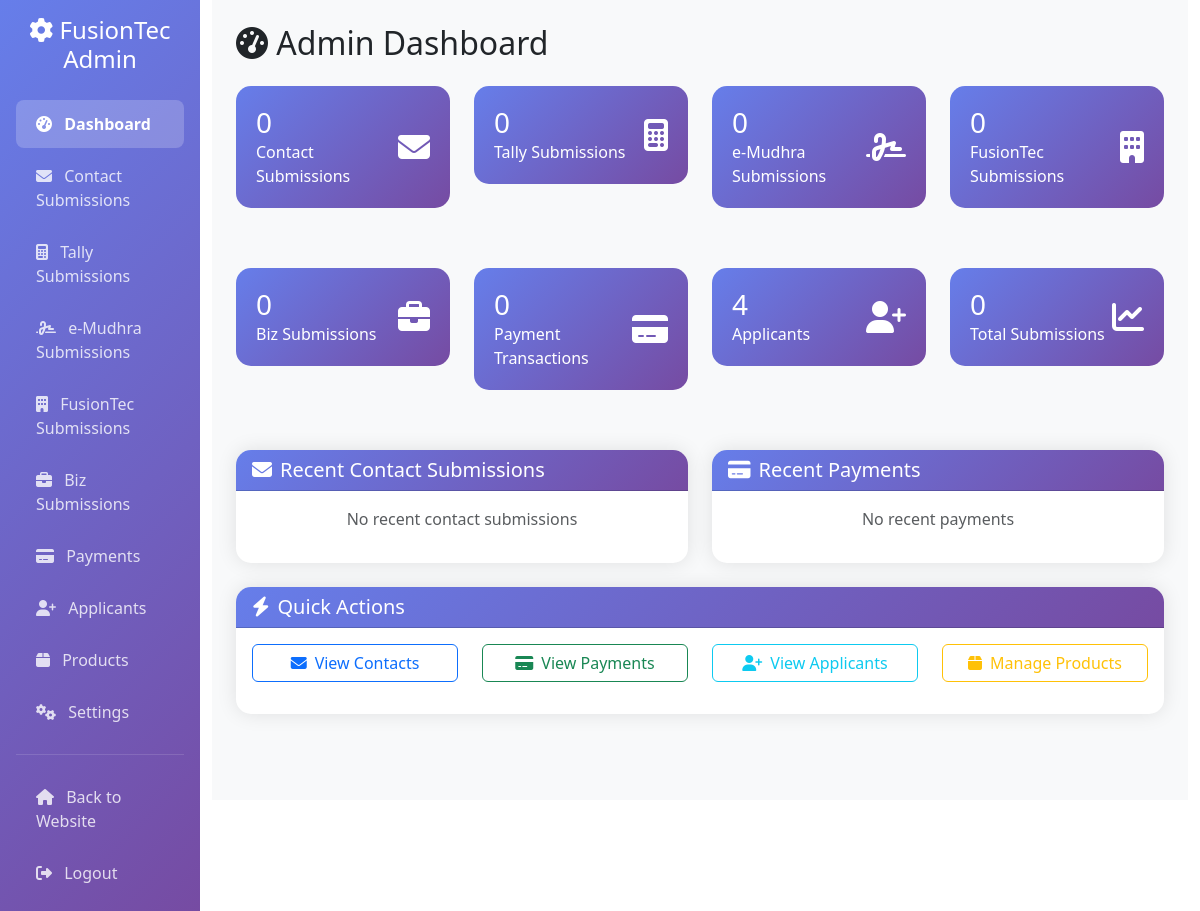
Before: /admin-dashboard/ (signed in) with the older database file.
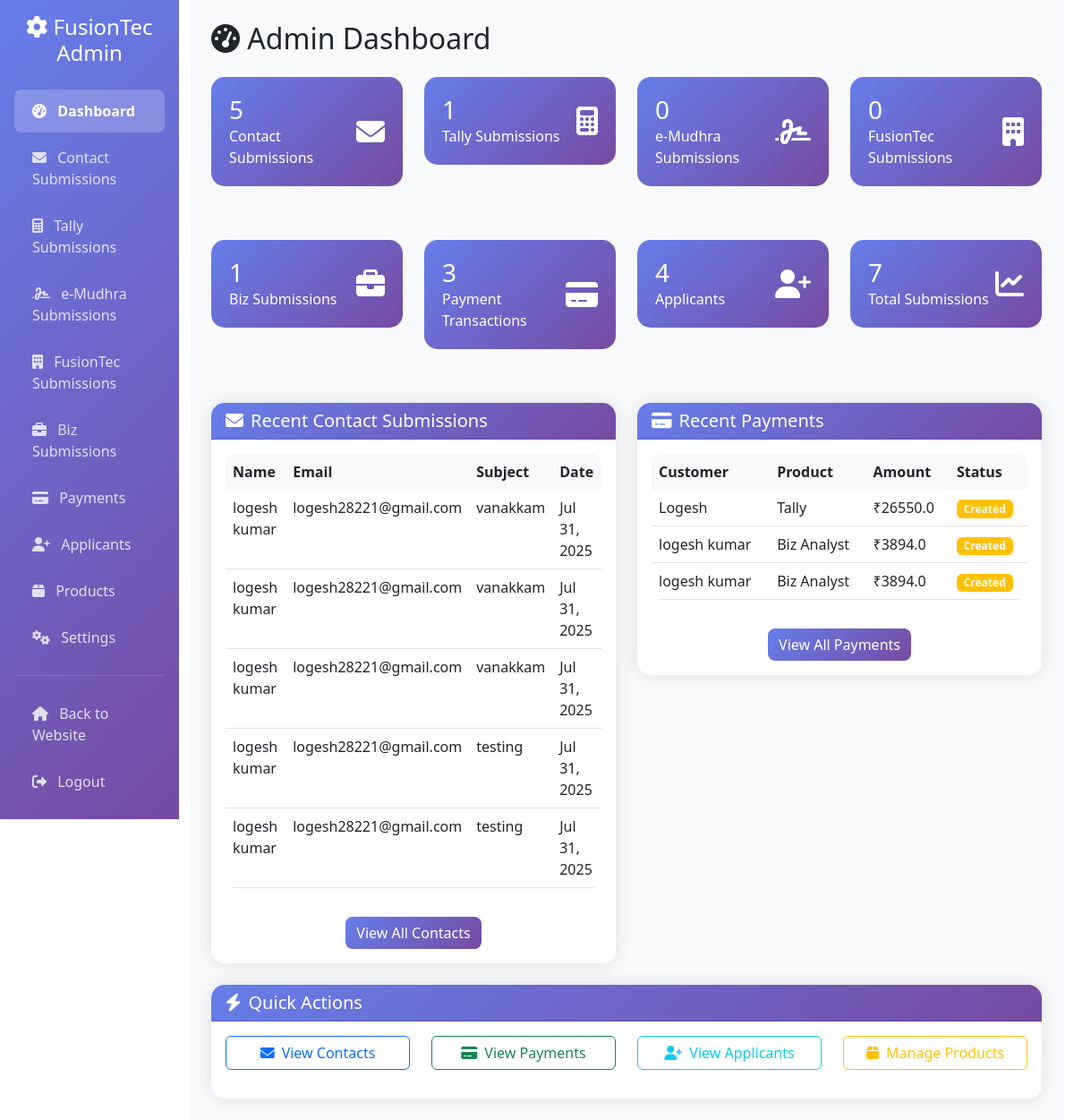
After: the same page with the newer database file.
### products/models.py (models this page shows, shortened)
class ContactSubmission(models.Model):
    name = models.CharField(max_length=100)
    email = models.EmailField()
    phone = models.CharField(max_length=15)
    subject = models.CharField(max_length=150)
    message = models.TextField()
    submitted_at = models.DateTimeField(auto_now_add=True)

class RazorpayTransactionForm(models.Model):
    customer_name = models.CharField(max_length=100)
    amount = models.FloatField()
    product_name = models.CharField(max_length=100)
    razorpay_payment_id = models.CharField(max_length=100)
    razorpay_order_id = models.CharField(max_length=100)
    status = models.CharField(max_length=20)
    created_at = models.DateTimeField(auto_now_add=True)

### products/views.py (the view)
# urls.py: path('admin-dashboard/', views.custom_admin_dashboard, name='custom_admin_dashboard'),
@login_required
def custom_admin_dashboard(request):
    contact_count = ContactSubmission.objects.count()
    tally_count = TallyPriceListSubmission.objects.count()
    emudhra_count = EmudhraPriceListSubmission.objects.count()
    fusiontec_count = FusiontecPriceListSubmission.objects.count()
    biz_count = BizPriceListSubmission.objects.count()
    payment_count = RazorpayTransactionForm.objects.count()
    applicant_count = Applicant.objects.count()
    recent_contacts = ContactSubmission.objects.order_by('-submitted_at')[:5]
    recent_payments = RazorpayTransactionForm.objects.order_by('-created_at')[:5]
    context = {
        'contact_count': contact_count,
        'tally_count': tally_count,
        'emudhra_count': emudhra_count,
        'fusiontec_count': fusiontec_count,
        'biz_count': biz_count,
        'payment_count': payment_count,
        'applicant_count': applicant_count,
        'recent_contacts': recent_contacts,
        'recent_payments': recent_payments,
    }
    return render(request, 'products/admin/dashboard.html', context)

### products/templates/products/admin/dashboard.html (shortened to what this page needs)
{% extends 'products/admin/base.html' %}
{% block content %}
<div class="row">
    <div class="col-12">
        <h2 class="mb-4"><i class="fas fa-tachometer-alt"></i> Admin Dashboard</h2>
    </div>
</div>
<div class="row mb-4">
    <div class="col-md-3 col-sm-6 mb-3">
        <div class="stats-card">
            <div class="d-flex justify-content-between align-items-center">
                <div>
                    <h3 class="mb-0">{{ contact_count }}</h3>
                    <p class="mb-0">Contact Submissions</p>
                </div>
                <i class="fas fa-envelope fa-2x"></i>
            </div>
        </div>
    </div>
    <div class="col-md-3 col-sm-6 mb-3">
        <div class="stats-card">
            <div class="d-flex justify-content-between align-items-center">
                <div>
                    <h3 class="mb-0">{{ tally_count }}</h3>
                    <p class="mb-0">Tally Submissions</p>
                </div>
                <i class="fas fa-calculator fa-2x"></i>
            </div>
        </div>
    </div>
    <div class="col-md-3 col-sm-6 mb-3">
        <div class="stats-card">
            <div class="d-flex justify-content-between align-items-center">
                <div>
                    <h3 class="mb-0">{{ emudhra_count }}</h3>
                    <p class="mb-0">e-Mudhra Submissions</p>
                </div>
                <i class="fas fa-signature fa-2x"></i>
            </div>
        </div>
    </div>
    <div class="col-md-3 col-sm-6 mb-3">
        <div class="stats-card">
            <div class="d-flex justify-content-between align-items-center">
                <div>
                    <h3 class="mb-0">{{ fusiontec_count }}</h3>
                    <p class="mb-0">FusionTec Submissions</p>
                </div>
                <i class="fas fa-building fa-2x"></i>
            </div>
        </div>
    </div>
</div>
<div class="row mb-4">
    <div class="col-md-3 col-sm-6 mb-3">
        <div class="stats-card">
            <div class="d-flex justify-content-between align-items-center">
                <div>
                    <h3 class="mb-0">{{ biz_count }}</h3>
                    <p class="mb-0">Biz Submissions</p>
                </div>
                <i class="fas fa-briefcase fa-2x"></i>
            </div>
        </div>
    </div>
    <div class="col-md-3 col-sm-6 mb-3">
        <div class="stats-card">
            <div class="d-flex justify-content-between align-items-center">
                <div>
                    <h3 class="mb-0">{{ payment_count }}</h3>
                    <p class="mb-0">Payment Transactions</p>
                </div>
                <i class="fas fa-credit-card fa-2x"></i>
            </div>
        </div>
    </div>
    <div class="col-md-3 col-sm-6 mb-3">
        <div class="stats-card">
            <div class="d-flex justify-content-between align-items-center">
                <div>
                    <h3 class="mb-0">{{ applicant_count }}</h3>
                    <p class="mb-0">Applicants</p>
                </div>
                <i class="fas fa-user-plus fa-2x"></i>
            </div>
        </div>
    </div>
    <div class="col-md-3 col-sm-6 mb-3">
        <div class="stats-card">
            <div class="d-flex justify-content-between align-items-center">
                <div>
                    <h3 class="mb-0">{{ contact_count|add:tally_count|add:emudhra_count|add:fusiontec_count|add:biz_count }}</h3>
                    <p class="mb-0">Total Submissions</p>
                </div>
                <i class="fas fa-chart-line fa-2x"></i>
            </div>
        </div>
    </div>
</div>
<div class="row">
    <div class="col-md-6 mb-4">
        <div class="card">
            <div class="card-header">
                <h5 class="mb-0"><i class="fas fa-envelope me-2"></i>Recent Contact Submissions</h5>
            </div>
            <div class="card-body">
                {% if recent_contacts %}
                    <div class="table-responsive">
                        <table class="table table-hover">
                            <thead>
                                <tr>
                                    <th>Name</th>
                                    <th>Email</th>
                                    <th>Subject</th>
                                    <th>Date</th>
                                </tr>
                            </thead>
                            <tbody>
                                {% for contact in recent_contacts %}
                                <tr>
                                    <td>{{ contact.name }}</td>
                                    <td>{{ contact.email }}</td>
                                    <td>{{ contact.subject|truncatechars:30 }}</td>
                                    <td>{{ contact.submitted_at|date:"M d, Y" }}</td>
                                </tr>
                                {% endfor %}
                            </tbody>
                        </table>
                    </div>
                    <div class="text-center mt-3">
                        <a href="{% url 'custom_admin_contacts' %}" class="btn btn-primary">View All Contacts</a>
                    </div>
                {% else %}
                    <p class="text-muted text-center">No recent contact submissions</p>
                {% endif %}
            </div>
        </div>
    </div>
    <div class="col-md-6 mb-4">
        <div class="card">
            <div class="card-header">
                <h5 class="mb-0"><i class="fas fa-credit-card me-2"></i>Recent Payments</h5>
            </div>
            <div class="card-body">
                {% if recent_payments %}
                    <div class="table-responsive">
                        <table class="table table-hover">
                            <thead>
                                <tr>
                                    <th>Customer</th>
                                    <th>Product</th>
                                    <th>Amount</th>
                                    <th>Status</th>
                                </tr>
                            </thead>
                            <tbody>
                                {% for payment in recent_payments %}
                                <tr>
                                    <td>{{ payment.customer_name }}</td>
                                    <td>{{ payment.product_name|truncatechars:20 }}</td>
                                    <td>₹{{ payment.amount }}</td>
                                    <td>
                                        {% if payment.status == 'paid' %}
                                            <span class="badge bg-success">Paid</span>
                                        {% elif payment.status == 'failed' %}
                                            <span class="badge bg-danger">Failed</span>
                                        {% else %}
                                            <span class="badge bg-warning">{{ payment.status|title }}</span>
                                        {% endif %}
                                    </td>
                                </tr>
                                {% endfor %}
                            </tbody>
                        </table>
                    </div>
                    <div class="text-center mt-3">
                        <a href="{% url 'custom_admin_payments' %}" class="btn btn-primary">View All Payments</a>
                    </div>
                {% else %}
                    <p class="text-muted text-center">No recent payments</p>
                {% endif %}
            </div>
        </div>
    </div>
</div>
<div class="row">
    <div class="col-12">
        <div class="card">
            <div class="card-header">
                <h5 class="mb-0"><i class="fas fa-bolt me-2"></i>Quick Actions</h5>
            </div>
            <div class="card-body">
                <div class="row">
                    <div class="col-md-3 col-sm-6 mb-3">
                        <a href="{% url 'custom_admin_contacts' %}" class="btn btn-outline-primary w-100">
                            <i class="fas fa-envelope me-2"></i>View Contacts
                        </a>
                    </div>
                    <div class="col-md-3 col-sm-6 mb-3">
                        <a href="{% url 'custom_admin_payments' %}" class="btn btn-outline-success w-100">
                            <i class="fas fa-credit-card me-2"></i>View Payments
                        </a>
                    </div>
                    <div class="col-md-3 col-sm-6 mb-3">
                        <a href="{% url 'custom_admin_applicants' %}" class="btn btn-outline-info w-100">
                            <i class="fas fa-user-plus me-2"></i>View Applicants
                        </a>
                    </div>
                    <div class="col-md-3 col-sm-6 mb-3">
                        <a href="{% url 'custom_admin_products' %}" class="btn btn-outline-warning w-100">
                            <i class="fas fa-box me-2"></i>Manage Products
                        </a>
                    </div>
                </div>
            </div>
        </div>
    </div>
</div>
{% endblock %}

### products/templates/products/admin/base.html (shortened to what this page needs)
<!DOCTYPE html>
<html lang="en">
<head>
    <link href="https://cdn.jsdelivr.net/npm/bootstrap@5.3.0/dist/css/bootstrap.min.css" rel="stylesheet">
    <link href="https://cdnjs.cloudflare.com/ajax/libs/font-awesome/6.4.0/css/all.min.css" rel="stylesheet">
</head>
<body>
    <div class="container-fluid">
        <div class="row">
            <div class="col-md-3 col-lg-2 px-0">
                <div class="sidebar p-3">
                    <div class="text-center mb-4">
                        <h4 class="text-white"><i class="fas fa-cog"></i> FusionTec Admin</h4>
                    </div>
                    <nav class="nav flex-column">
                        <a class="nav-link {% if request.resolver_match.url_name == 'custom_admin_dashboard' %}active{% endif %}"
                           href="{% url 'custom_admin_dashboard' %}">
                            <i class="fas fa-tachometer-alt me-2"></i> Dashboard
                        </a>
                        <a class="nav-link {% if request.resolver_match.url_name == 'custom_admin_contacts' %}active{% endif %}"
                           href="{% url 'custom_admin_contacts' %}">
                            <i class="fas fa-envelope me-2"></i> Contact Submissions
                        </a>
                        <a class="nav-link {% if request.resolver_match.url_name == 'custom_admin_tally_submissions' %}active{% endif %}"
                           href="{% url 'custom_admin_tally_submissions' %}">
                            <i class="fas fa-calculator me-2"></i> Tally Submissions
                        </a>
                        <a class="nav-link {% if request.resolver_match.url_name == 'custom_admin_emudhra_submissions' %}active{% endif %}"
                           href="{% url 'custom_admin_emudhra_submissions' %}">
                            <i class="fas fa-signature me-2"></i> e-Mudhra Submissions
                        </a>
                        <a class="nav-link {% if request.resolver_match.url_name == 'custom_admin_fusiontec_submissions' %}active{% endif %}"
                           href="{% url 'custom_admin_fusiontec_submissions' %}">
                            <i class="fas fa-building me-2"></i> FusionTec Submissions
                        </a>
                        <a class="nav-link {% if request.resolver_match.url_name == 'custom_admin_biz_submissions' %}active{% endif %}"
                           href="{% url 'custom_admin_biz_submissions' %}">
                            <i class="fas fa-briefcase me-2"></i> Biz Submissions
                        </a>
                        <a class="nav-link {% if request.resolver_match.url_name == 'custom_admin_payments' %}active{% endif %}"
                           href="{% url 'custom_admin_payments' %}">
                            <i class="fas fa-credit-card me-2"></i> Payments
                        </a>
                        <a class="nav-link {% if request.resolver_match.url_name == 'custom_admin_applicants' %}active{% endif %}"
                           href="{% url 'custom_admin_applicants' %}">
                            <i class="fas fa-user-plus me-2"></i> Applicants
                        </a>
                        <a class="nav-link {% if request.resolver_match.url_name == 'custom_admin_products' %}active{% endif %}"
                           href="{% url 'custom_admin_products' %}">
                            <i class="fas fa-box me-2"></i> Products
                        </a>
                        <a class="nav-link {% if request.resolver_match.url_name == 'custom_admin_settings' %}active{% endif %}"
                           href="{% url 'custom_admin_settings' %}">
                            <i class="fas fa-cogs me-2"></i> Settings
                        </a>
                        <hr class="text-white-50 my-3">
                        <a class="nav-link" href="{% url 'index' %}">
                            <i class="fas fa-home me-2"></i> Back to Website
                        </a>
                        <a class="nav-link" href="{% url 'custom_admin_logout' %}">
                            <i class="fas fa-sign-out-alt me-2"></i> Logout
                        </a>
                    </nav>
                </div>
            </div>
            <div class="col-md-9 col-lg-10">
                <div class="main-content p-4">
                    {% block content %}{% endblock %}
                </div>
            </div>
        </div>
    </div>
</body>
</html>

Changed rows visible on the page:
added ContactSubmission: name "logesh kumar", email "logesh28221@gmail.com", subject "vanakkam", submitted_at "Jul 31, 2025"
added ContactSubmission: name "logesh kumar", email "logesh28221@gmail.com", subject "vanakkam", submitted_at "Jul 31, 2025"
added ContactSubmission: name "logesh kumar", email "logesh28221@gmail.com", subject "vanakkam", submitted_at "Jul 31, 2025"
added ContactSubmission: name "logesh kumar", email "logesh28221@gmail.com", subject "testing", submitted_at "Jul 31, 2025"
added ContactSubmission: name "logesh kumar", email "logesh28221@gmail.com", subject "testing", submitted_at "Jul 31, 2025"
added RazorpayTransactionForm: customer_name "Logesh", product_name "Tally", amount "26550.0", status "Created"
added RazorpayTransactionForm: customer_name "logesh kumar", product_name "Biz Analyst", amount "3894.0", status "Created"
added RazorpayTransactionForm: customer_name "logesh kumar", product_name "Biz Analyst", amount "3894.0", status "Created"
Other visible differences:
{{ contact_count }}: "0" → "5"
{{ tally_count }}: "0" → "1"
{{ biz_count }}: "0" → "1"
{{ payment_count }}: "0" → "3"
text no longer shown: "0 No recent contact submissions No recent payments"
text now shown: "7 Name Email Subject Date View All Contacts Customer Product Amount Status View All Payments"
